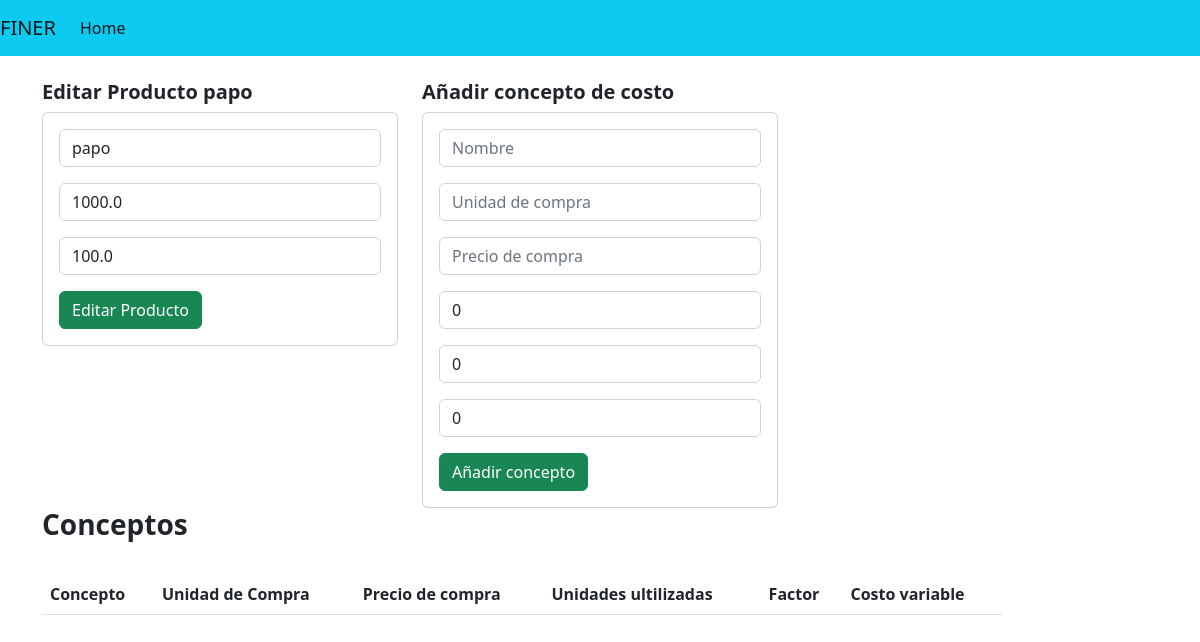
Page /productos/editar/13 on the earlier database version.
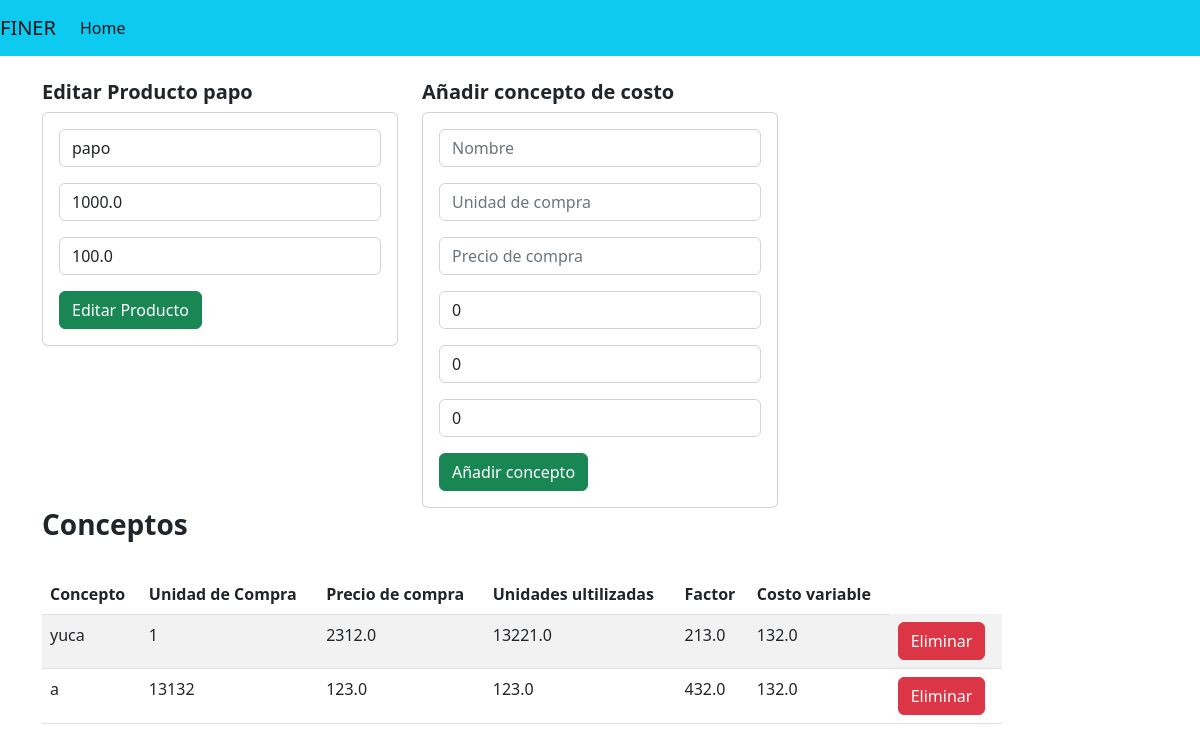
Same page on the later database version.
### FinerApp/models.py (models this page shows)
class Concepto(models.Model):
   producto_id = models.ForeignKey(Producto, on_delete=models.CASCADE,blank=True)
   nombreConcepto = models.CharField(max_length=50)
   unidad_compra = models.CharField(max_length=30)
   precio_compra = models.DecimalField(max_digits=10,decimal_places=1)
   unidad_ultilizada = models.DecimalField(max_digits=10,decimal_places=1,default=0)
   factor = models.DecimalField(max_digits=10,decimal_places=1,default=0)
   costo_variable = models.DecimalField(max_digits=10,decimal_places=1,default=0)

### FinerApp/views.py (the view, shortened to what this page needs)
# urls.py: path('productos/editar/<producto_id>', views.editar_producto, name = 'editar_producto'),
def editar_producto(request,producto_id,empresa_id=1):
   tipoEmpresa = Empresa.objects.get(id=empresa_id).tipo_empresa
   producto = Producto.objects.get(id = producto_id)
   data = {"producto":producto,'tipoEmpresa':tipoEmpresa}
   if request.method == 'GET':
      if tipoEmpresa == 'productor':
         conceptos = Concepto.objects.filter(producto_id=producto_id)
         formConcepto = FormConcepto()
         data['conceptos'] = conceptos
         data['formConcepto'] = formConcepto
   data['form'] = FormProducto(instance=producto)
   return render(request, "editar_producto.html",data)

### FinerApp/forms.py
class FormProducto(forms.ModelForm):
   class Meta:
      model = Producto
      fields = [
         'nombre',
         'c_v_u',
         'p_v_u',
         'participacion_ventas',
      ]
      labels = {
         'nombre': 'Nombre',
         'c_v_u': 'Costo variable unitario',
         'p_v_u': 'Precio variable unitario',
         'participacion_ventas':'Participacion ventas'
      }
      widgets = {
         'nombre':forms.TextInput(attrs={'class':'form-control','placeholder':labels['nombre']}),
         'c_v_u':forms.TextInput(attrs={'class':'form-control','placeholder':labels['c_v_u']}),
         'p_v_u': forms.TextInput(attrs={'class':'form-control','placeholder':labels['p_v_u']}),
         'participacion_ventas': forms.TextInput(attrs={'class':'form-control','placeholder':labels['participacion_ventas']}),
      }

### FinerApp/templates/editar_producto.html (shortened to what this page needs)
{% extends "base.html" %}
{% block contenido %}
<div class="row">
   <div class = "col-sm-12 col-md-6 col-lg-4 col-xl-4 mb-4">
      <h5><strong>Editar Producto {{producto.nombre}}</strong></h5>
         <div class ="card">
            <div class= "card-body">
               <form action=" {% url 'editar_producto' producto.id %}" method = "POST">
                  <div class = "form-group mb-3">
                     {{form.nombre}}
                  </div>
                  <div class = "form-group mb-3">
                     {{form.p_v_u}}
                  </div>
                  <div class="form-group mb-3">
                     {{form.participacion_ventas}}
                  </div>
                  <div class = "form-group">
                     <button type= "submit" class= "btn btn-success btn-block text-white">Editar Producto</button>
                  </div>
               </form>
            </div>
         </div>
      </div>
   {%if tipoEmpresa == 'productor'%}
   <div class = "col-sm-12 col-md-6 col-lg-4 col-xl-4 ">
      <h5><strong>Añadir concepto de costo</strong></h5>
         <div class ="card">
            <div class= "card-body">
               <form action="{% url 'añadir_concepto' producto.id %}" method = "POST">
                  <div class = "form-group mb-3">
                     {{formConcepto.nombreConcepto}}
                  </div>
                  <div class = "form-group mb-3">
                     {{formConcepto.unidad_compra}}
                  </div>
                  <div class = "form-group mb-3">
                     {{formConcepto.precio_compra}}
                  </div>
                  <div class="form-group mb-3">
                     {{formConcepto.unidad_ultilizada}}
                  </div>
                  <div class="form-group mb-3">
                     {{formConcepto.factor}}
                  </div>
                  <div class="form-group mb-3">
                     {{formConcepto.costo_variable}}
                  </div>
                  <div class = "form-group">
                     <button type= "submit" class= "btn btn-success btn-block text-white">Añadir concepto</button>
                  </div>
               </form>
            </div>
         </div>
      </div>
</div>
{% endif %}
{%if tipoEmpresa == 'productor'%}
   <div class = "col-sm-12 col-md-6 col-lg-8 col-xl-8 ">
      <h3><strong>Conceptos</strong></h3>
      <div class = "table-responsive py-2 " style="width: 80vw">
         <table style class = "table table-striped" >
            <thead>
               <th>Concepto</th>
               <th>Unidad de Compra</th>
               <th>Precio de compra</th>
               <th>Unidades ultilizadas</th>
               <th>Factor</th>
               <th>Costo variable</th>
            </thead>
            <tbody>
               <ul>
                  {% for c in conceptos %}
                  <tr>
                  <td>{{c.nombreConcepto}}</td>
                  <td>{{c.unidad_compra}}</td>
                  <td>{{c.precio_compra}}</td>
                  <td>{{c.unidad_ultilizada}}</td>
                  <td>{{c.factor}}</td>
                  <td>{{c.costo_variable}}</td>
                  <td><a href = "{% url 'eliminar_concepto' c.id %}" class= "btn btn-danger">Eliminar</a></td>
                  </tr>
                  {% endfor%}
               </ul>
            </tbody>
         </table>
      </div>
   </div>
{% endif %}
</div>
{% endblock %}

Differences in the rows shown:
added Concepto: nombreConcepto "yuca", unidad_compra "1", precio_compra "2312.0", unidad_ultilizada "13221.0", factor "213.0", costo_variable "132.0"
added Concepto: nombreConcepto "a", unidad_compra "13132", precio_compra "123.0", unidad_ultilizada "123.0", factor "432.0", costo_variable "132.0"
